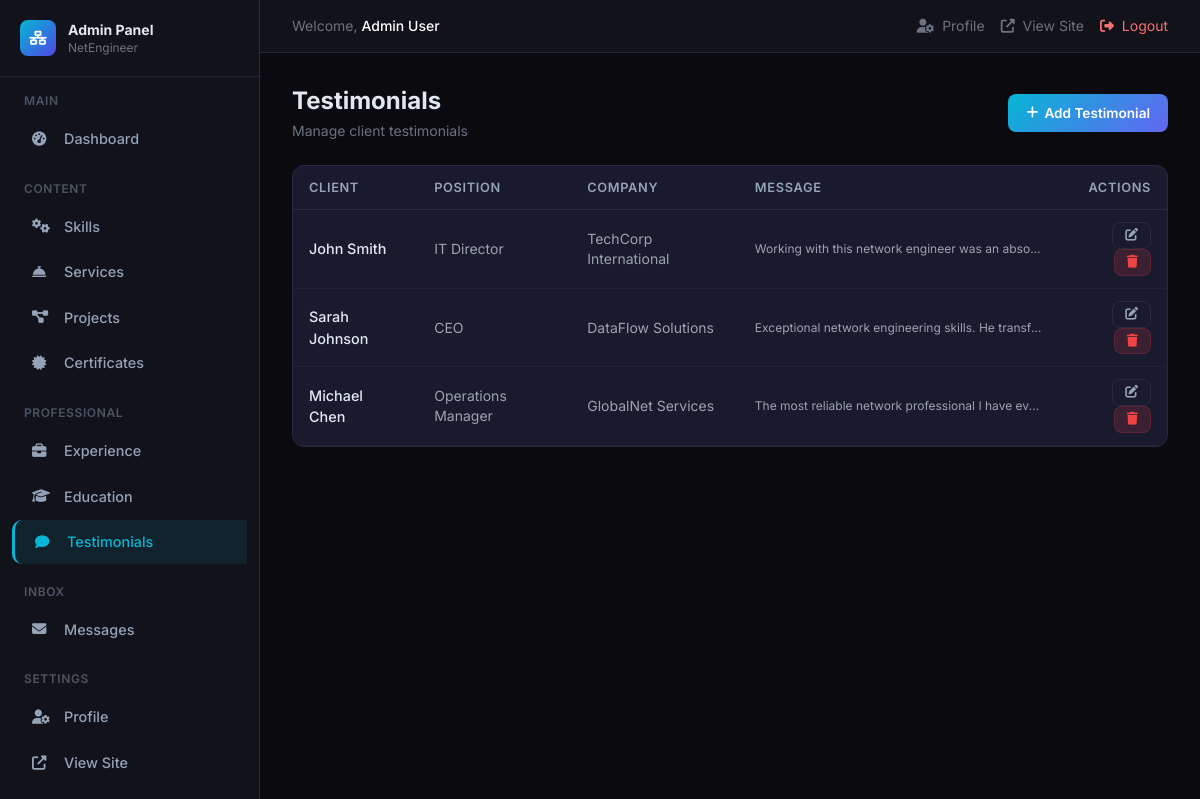
/admin/testimonials.php (signed in), run on the app's committed database.
### tables this page shows
CREATE TABLE `site_settings` (
    `id` INT UNSIGNED AUTO_INCREMENT PRIMARY KEY,
    `site_name` VARCHAR(255) NOT NULL DEFAULT 'Network Engineer Portfolio',
    `site_title` VARCHAR(500) DEFAULT NULL,
    `site_description` TEXT DEFAULT NULL,
    `logo` VARCHAR(500) DEFAULT NULL,
    `favicon` VARCHAR(500) DEFAULT NULL,
    `created_at` TIMESTAMP DEFAULT CURRENT_TIMESTAMP,
    `updated_at` TIMESTAMP DEFAULT CURRENT_TIMESTAMP ON UPDATE CURRENT_TIMESTAMP
);

CREATE TABLE `testimonials` (
    `id` INT UNSIGNED AUTO_INCREMENT PRIMARY KEY,
    `client_name` VARCHAR(255) NOT NULL,
    `client_position` VARCHAR(255) DEFAULT NULL,
    `company_name` VARCHAR(255) DEFAULT NULL,
    `message` TEXT NOT NULL,
    `client_image` VARCHAR(500) DEFAULT NULL,
    `created_at` TIMESTAMP DEFAULT CURRENT_TIMESTAMP,
    `updated_at` TIMESTAMP DEFAULT CURRENT_TIMESTAMP ON UPDATE CURRENT_TIMESTAMP
);

### config/database.php (called while the page is built, shortened)
<?php
function getDB(): PDO {
    static $pdo = null;
    if ($pdo === null) {
        try {
            $dsn = "mysql:host=" . DB_HOST . ";dbname=" . DB_NAME . ";charset=" . DB_CHARSET;
            $options = [
                PDO::ATTR_ERRMODE            => PDO::ERRMODE_EXCEPTION,
                PDO::ATTR_DEFAULT_FETCH_MODE => PDO::FETCH_ASSOC,
                PDO::ATTR_EMULATE_PREPARES   => false,
                PDO::MYSQL_ATTR_INIT_COMMAND => "SET NAMES utf8mb4 COLLATE utf8mb4_unicode_ci",
            ];
            $pdo = new PDO($dsn, DB_USER, DB_PASS, $options);
        } catch (PDOException $e) {
            error_log("Database connection failed: " . $e->getMessage());
            die("Database connection failed. Please check your configuration.");
        }
    }
    return $pdo;
}
function dbQuery(string $sql, array $params = []): array {
    $stmt = getDB()->prepare($sql);
    $stmt->execute($params);
    return $stmt->fetchAll();
}
function dbRow(string $sql, array $params = []): ?array {
    $stmt = getDB()->prepare($sql);
    $stmt->execute($params);
    $row = $stmt->fetch();
    return $row ?: null;
}

### includes/functions.php (called while the page is built, shortened)
<?php
function generateCsrfToken(): string {
    $token = bin2hex(random_bytes(32));
    return $token;
}
function getCsrfToken(): string {
    if (!isset($_SESSION['csrf_token'])) {
        return generateCsrfToken();
    }
    return $_SESSION['csrf_token'];
}
function e(?string $value): string {
    return htmlspecialchars($value ?? '', ENT_QUOTES | ENT_HTML5, 'UTF-8');
}
function isLoggedIn(): bool {
    return isset($_SESSION['user_id']);
}
function getCurrentUser(): ?array {
    return $_SESSION['user_data'] ?? null;
}
function truncate(string $text, int $length = 100, string $suffix = '...'): string {
    return mb_substr($text, 0, $length - mb_strlen($suffix)) . $suffix;
}
function getSiteSettings(): ?array {
    return dbRow("SELECT * FROM site_settings LIMIT 1");
}

### admin/testimonials.php (the view, shortened to what this page needs)
<?php
require_once __DIR__ . '/../config/database.php';
require_once __DIR__ . '/../includes/functions.php';
require_once __DIR__ . '/includes/header.php';
$items = dbQuery("SELECT * FROM testimonials ORDER BY created_at DESC");
?>
<div class="flex items-center justify-between mb-6">
    <div><h1 class="text-2xl font-bold">Testimonials</h1><p class="text-gray-500 text-sm mt-1">Manage client testimonials</p></div>
    <button onclick="document.getElementById('formModal').classList.remove('hidden')" class="btn btn-primary"><i class="fas fa-plus"></i> Add Testimonial</button>
</div>
<div class="stat-card p-0 overflow-hidden">
    <div class="table-container">
        <table>
            <thead><tr><th>Client</th><th>Position</th><th>Company</th><th>Message</th><th class="text-right">Actions</th></tr></thead>
            <tbody>
                <?php if (empty($items)): ?><tr><td colspan="5" class="text-center text-gray-500 py-10">No testimonials found.</td></tr>
                <?php else: ?>
                    <?php foreach ($items as $item): ?>
                        <tr>
                            <td class="font-medium"><?= e($item['client_name']) ?></td>
                            <td class="text-gray-400 text-sm"><?= e($item['client_position'] ?? '-') ?></td>
                            <td class="text-gray-400 text-sm"><?= e($item['company_name'] ?? '-') ?></td>
                            <td class="text-gray-400 text-xs max-w-xs truncate"><?= e(truncate($item['message'], 60)) ?></td>
                            <td class="text-right">
                                <a href="?action=edit&id=<?= $item['id'] ?>" class="btn btn-sm btn-outline"><i class="fas fa-edit"></i></a>
                                <a href="?delete=1&id=<?= $item['id'] ?>&csrf_token=<?= getCsrfToken() ?>" class="btn btn-sm btn-danger confirm-delete"><i class="fas fa-trash"></i></a>
                            </td>
                        </tr>
                    <?php endforeach; ?>
                <?php endif; ?>
            </tbody>
        </table>
    </div>
</div>
<?php require_once __DIR__ . '/includes/footer.php'; ?>

### admin/includes/header.php (shortened to what this page needs)
<?php
require_once __DIR__ . '/../../config/database.php';
require_once __DIR__ . '/../../includes/functions.php';
$siteSettings = getSiteSettings();
$currentUser = getCurrentUser();
$currentPage = basename($_SERVER['PHP_SELF']);
?>
<!DOCTYPE html>
<html lang="en" data-theme="dark">
<head>
    <link rel="stylesheet" href="https://cdnjs.cloudflare.com/ajax/libs/font-awesome/6.5.1/css/all.min.css">
    <script src="https://cdn.tailwindcss.com"></script>
</head>
<body>
<?php if (basename($_SERVER['PHP_SELF']) !== 'login.php'): ?>
    <aside class="sidebar">
        <div class="p-5 border-b border-gray-800">
            <a href="index.php" class="flex items-center gap-3">
                <span class="w-9 h-9 rounded-lg bg-gradient-to-br from-network-500 to-primary-600 flex items-center justify-center text-white text-sm">
                    <i class="fas fa-network-wired"></i>
                </span>
                <div>
                    <div class="font-bold text-sm">Admin Panel</div>
                    <div class="text-xs text-gray-500"><?= e($siteSettings['site_name'] ?? 'Portfolio') ?></div>
                </div>
            </a>
        </div>
        <div class="py-4">
            <div class="text-xs uppercase tracking-wider text-gray-600 px-6 mb-2 font-semibold">Main</div>
            <a href="index.php" class="nav-item <?= $currentPage === 'index.php' ? 'active' : '' ?>"><i class="fas fa-tachometer-alt w-5"></i> Dashboard</a>
            <div class="text-xs uppercase tracking-wider text-gray-600 px-6 mt-5 mb-2 font-semibold">Content</div>
            <a href="skills.php" class="nav-item <?= $currentPage === 'skills.php' ? 'active' : '' ?>"><i class="fas fa-cogs w-5"></i> Skills</a>
            <a href="services.php" class="nav-item <?= $currentPage === 'services.php' ? 'active' : '' ?>"><i class="fas fa-concierge-bell w-5"></i> Services</a>
            <a href="projects.php" class="nav-item <?= $currentPage === 'projects.php' ? 'active' : '' ?>"><i class="fas fa-project-diagram w-5"></i> Projects</a>
            <a href="certificates.php" class="nav-item <?= $currentPage === 'certificates.php' ? 'active' : '' ?>"><i class="fas fa-certificate w-5"></i> Certificates</a>
            <div class="text-xs uppercase tracking-wider text-gray-600 px-6 mt-5 mb-2 font-semibold">Professional</div>
            <a href="experience.php" class="nav-item <?= $currentPage === 'experience.php' ? 'active' : '' ?>"><i class="fas fa-briefcase w-5"></i> Experience</a>
            <a href="education.php" class="nav-item <?= $currentPage === 'education.php' ? 'active' : '' ?>"><i class="fas fa-graduation-cap w-5"></i> Education</a>
            <a href="testimonials.php" class="nav-item <?= $currentPage === 'testimonials.php' ? 'active' : '' ?>"><i class="fas fa-comment w-5"></i> Testimonials</a>
            <div class="text-xs uppercase tracking-wider text-gray-600 px-6 mt-5 mb-2 font-semibold">Inbox</div>
            <a href="messages.php" class="nav-item <?= $currentPage === 'messages.php' ? 'active' : '' ?>">
                <i class="fas fa-envelope w-5"></i> Messages
            </a>
            <div class="text-xs uppercase tracking-wider text-gray-600 px-6 mt-5 mb-2 font-semibold">Settings</div>
            <a href="profile.php" class="nav-item <?= $currentPage === 'profile.php' ? 'active' : '' ?>"><i class="fas fa-user-cog w-5"></i> Profile</a>
            <a href="../index.php" class="nav-item" target="_blank"><i class="fas fa-external-link-alt w-5"></i> View Site</a>
            <a href="logout.php" class="nav-item text-red-400"><i class="fas fa-sign-out-alt w-5"></i> Logout</a>
        </div>
    </aside>
    <div class="main-content">
        <div class="hidden md:flex items-center justify-between px-8 py-4 border-b border-gray-800 bg-[#12121a]">
            <div class="text-sm text-gray-500">
                Welcome, <span class="text-white font-medium"><?= e($currentUser['full_name'] ?? 'Admin') ?></span>
            </div>
            <div class="flex items-center gap-4">
                <a href="profile.php" class="text-sm text-gray-500 hover:text-network-400 transition-colors">
                    <i class="fas fa-user-cog mr-1"></i> Profile
                </a>
                <a href="../index.php" target="_blank" class="text-sm text-gray-500 hover:text-network-400 transition-colors">
                    <i class="fas fa-external-link-alt mr-1"></i> View Site
                </a>
                <a href="logout.php" class="text-sm text-red-400 hover:text-red-300 transition-colors">
                    <i class="fas fa-sign-out-alt mr-1"></i> Logout
                </a>
            </div>
        </div>
        <div class="p-6 md:p-8">
<?php endif; ?>

### admin/includes/header.php (style rules this page uses)
:root { --bg-dark: #0a0a0f; --bg-card: #12121a; --bg-card-2: #1a1a2e; --border: #2a2a3e; --text: #e2e8f0; --text-muted: #94a3b8; --primary: #6366f1; --network: #06b6d4; }
* { margin:0; padding:0; box-sizing:border-box; }
body { font-family: 'Inter', sans-serif; background: var(--bg-dark); color: var(--text); overflow-x: hidden; }
.sidebar { width:260px; height:100vh; position:fixed; left:0; top:0; background:var(--bg-card); border-right:1px solid var(--border); overflow-y:auto; z-index:100; transition:transform 0.3s; }
.main-content { margin-left:260px; min-height:100vh; }
.nav-item { display:flex; align-items:center; gap:12px; padding:11px 20px; border-radius:10px; transition:all 0.2s; color:var(--text-muted); text-decoration:none; font-size:0.9rem; font-weight:500; margin:2px 12px; }
.nav-item:hover, .nav-item.active { background:rgba(6,182,212,0.1); color:var(--network); }
.nav-item.active { border-left:3px solid var(--network); border-radius:10px 0 0 10px; }
.stat-card { background:var(--bg-card-2); border:1px solid var(--border); border-radius:12px; padding:20px; transition:all 0.3s; }
.table-container { overflow-x:auto; }
table { width:100%; border-collapse:collapse; }
th { text-align:left; padding:12px 16px; font-size:0.8rem; text-transform:uppercase; letter-spacing:0.05em; color:var(--text-muted); border-bottom:1px solid var(--border); font-weight:600; }
td { padding:12px 16px; border-bottom:1px solid rgba(42,42,62,0.5); font-size:0.9rem; }
.btn { display:inline-flex; align-items:center; gap:6px; padding:9px 18px; border-radius:8px; font-size:0.85rem; font-weight:600; cursor:pointer; transition:all 0.2s; border:none; text-decoration:none; }
.btn-primary { background:linear-gradient(135deg,var(--network),var(--primary)); color:#fff; }
.btn-danger { background:rgba(239,68,68,0.15); color:#ef4444; border:1px solid rgba(239,68,68,0.2); }
.btn-outline { background:transparent; color:var(--text-muted); border:1px solid var(--border); }
.btn-sm { padding:6px 12px; font-size:0.8rem; }

### data on the page
site_settings: site_name "NetEngineer"
testimonials: client_name "John Smith", client_position "IT Director", company_name "TechCorp International", message "Working with this network engineer was an abso…"
testimonials: client_name "Sarah Johnson", client_position "CEO", company_name "DataFlow Solutions", message "Exceptional network engineering skills. He transf…"
testimonials: client_name "Michael Chen", client_position "Operations Manager", company_name "GlobalNet Services", message "The most reliable network professional I have ev…"

### other printed values
$currentUser['full_name'] "Admin User"
